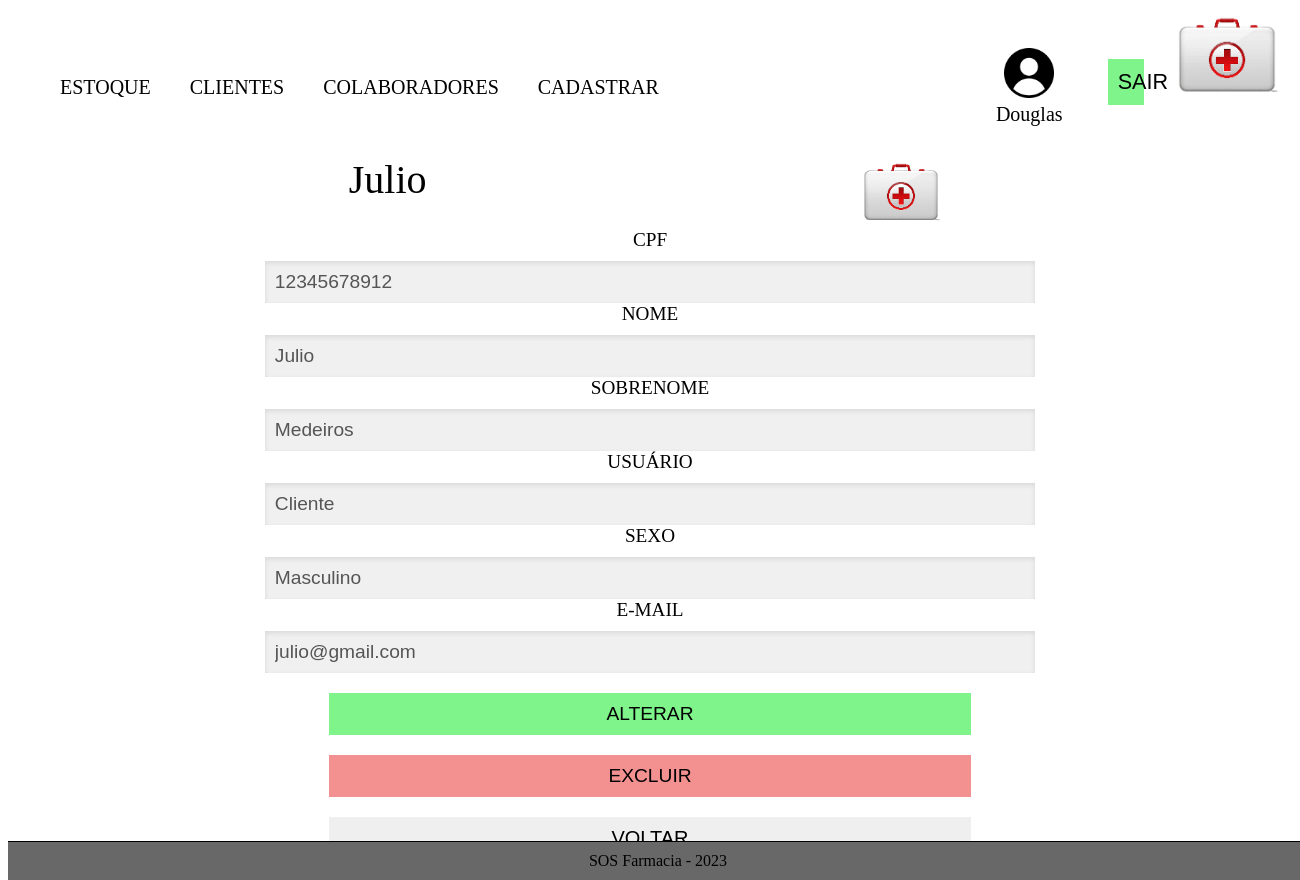
Screenshot of /tcc2.0/alterar_cadastro.php?id=12345678912 (signed in) with the database file from the repository.
### tables this page shows
CREATE TABLE IF NOT EXISTS `usuario`(
  `cpf` varchar(11) NOT NULL,
  `nome` varchar(20) NOT NULL,
  `sobrenome` varchar(20) NOT NULL,
  `telefone` varchar(11) NOT NULL,
  `estado` varchar(15) NOT NULL,
  `cidade` varchar(50) NOT NULL,
  `endereco` varchar(60) NOT NULL,
  `nivelAcess` varchar(15) NOT NULL,
  `sexo` varchar(10) NOT NULL,
  `email` varchar(50) NOT NULL,
  `senha` varchar(10) NOT NULL,
  PRIMARY KEY (`cpf`),
  UNIQUE KEY `senha` (`senha`)
);

### tcc2.0/alterar_cadastro.php (the view, shortened to what this page needs)
<?php
if($_SESSION['nome'] == NULL){
session_start();
session_destroy();
header('location: index.php');
exit;
}else{
include_once "includes/head.php";
if($_SESSION['acesso'] == "Administrador"){
  include_once "includes/menu.php";
}else{
  include_once "includes/menuFarmaceutico.php";
}
?>
<?php
	include_once 'php_action/conexao_bd.php';
	if (isset($_GET['id'])) {
		$id = mysqli_escape_string($connection, $_GET['id']);
		$sql = "SELECT * FROM usuario WHERE cpf = '$id'";
		$resultado = mysqli_query($connection,$sql);
		$dados = mysqli_fetch_array($resultado);
	}
?>
<form action="php_action/alterar_cadastro.php" method="POST">
   <div class="topo">
   <h1><?php echo $dados['nome']; ?></h1><img src="img/logoTcc.png" alt="logo">
   </div>
  <div class="form-group">
    <label for="text">CPF</label>
    <input type="text" name = "cpf" value="<?php echo $dados['cpf']; ?>" required="">
  </div>
  <div class="form-group">
    <label for="text">NOME</label>
    <input type="text" name="nome" id="nome" value="<?php echo $dados['nome']; ?>" required="">
  </div>
  <div class="form-group">
    <label for="e-mil">SOBRENOME</label>
    <input  type="text" name="sobrenome" id="sobrenome" value="<?php echo $dados['sobrenome']; ?>" required="">
  </div>
  <div class="form-group">
    <label for="text">USUÁRIO</label>
    <input type="text" name="acesso" id="acesso" value="<?php echo $dados['nivelAcess']; ?>" required="">
  </div>
  <div class="form-group">
    <label for="text">SEXO</label>
    <input type="text" name="sexo" id="sexo" value="<?php echo $dados['sexo']; ?>" required="">
  </div>
  <div class="form-group">
    <label for="text">E-MAIL</label>
    <input type="text" name="email" id="email" value="<?php echo $dados['email']; ?>" required="">
  </div>
  <div class="form-group">
    <button type="submit" name="btnAltProd" class="login-button">ALTERAR</button>
    <button type="submit" name="btnExcluirProd" class="esqueci-button">EXCLUIR</button>
    <button type="submit" name="voltar" class="voltar-button"><a href="estoque.php">VOLTAR</a></button>
  </div>
</form>
<?php
include_once "includes/footer.php";
}
?>

### tcc2.0/style.css (style rules this page uses)
* { font-style: normal; font-weight:normal; }
a { text-align: center; font-size: 20px; color: black; font-weight:normal; font-style: normal; text-decoration: none; }
form { margin: o auto; }

### tcc2.0/alterar_cadastro.php (style rules this page uses)
form { width: 100%; height: auto; border: 0px; }
.topo { width: 80%; display: flex; justify-content: center; margin: 0px auto; }
.topo h1 { font-size: 40px; display: block; margin: 0px auto; }
.topo img { width: 100px; display: block; margin: 0px auto; }
.form-group label { display: block; font-size: 1.2em; color: #000; margin-bottom: 10px; }
input[type="text"], input[type="email"], input[type="password"] { width: 60%; display: block; margin: 0px auto; box-sizing: border-box; padding: 10px; border: none; background-color: #f0f0f0; font-size: 1.2em; color: #555; box-shadow: inset 0px 2px 5px rgba(0, 0, 0, 0.1); transition: box-shadow 0.3s ease; }
label { text-align: center; color: #000; }
.login-button { background-color: #7EF48A; border: none; color: #000; cursor: pointer; font-size: 1.2em; padding: 10px; width: 50%; transition: background-color 0.3s ease; transition: 0.25s; display: block; margin: 20px auto; }
.esqueci-button { background-color: #F39191; border: none; color: #000; cursor: pointer; font-size: 1.2em; padding: 10px; width: 50%; transition: background-color 0.3s ease; transition: 0.25s; display: block; margin: 20px auto; }
.voltar-button { background-color: #; border: none; color: #000; cursor: pointer; font-size: 1.2em; padding: 10px; width: 50%; transition: background-color 0.3s ease; transition: 0.25s; display: block; margin: 20px auto; }

### rows the page displays
usuario: nome "Julio", cpf "12345678912", sobrenome "Medeiros", acesso "Cliente", sexo "Masculino", email "julio@gmail.com"

### other values shown
$_SESSION['nome'] "Douglas"
